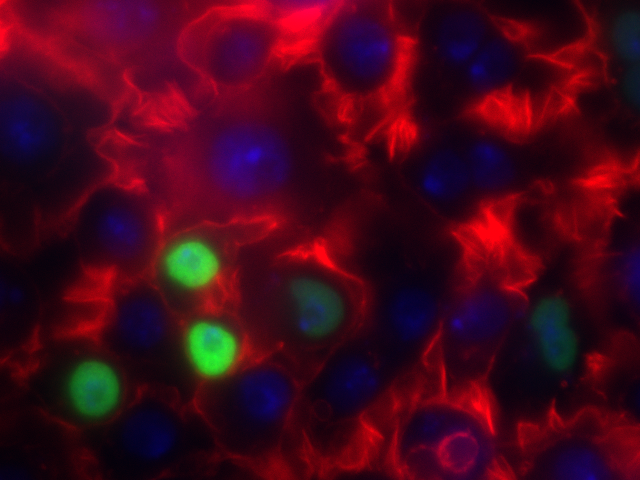
#> input picture notes/image1.tif, 640 x 480 px
$ jupyter execute bioimaging.ipynb   (shell and % lines are left out)
#> lines starting #> are read from the running program, lines starting #| are printed output that depends on the picture; after the words box and inside, x2 and y2 are one past the last pixel; in counts of white or black regions, pixels touching at a corner belong together
# Imaging

## 11/10/2022

<a href="?print-pdf">print view</a>

# Images

Images are composed of *pixels* (pix - picture, el - element).

In a grayscale image the pixel contains the intensity. Depending on the image format this may range from 0-1, 0-255, or be any floating point number.

In a color image a pixel is (usually) a triple (red,green,blue) of color values where each color intensity ranges from 0-255 (24-bit color).

# A slightly irrelevant aside
### Or, how to count with 16 fingers

It is very common for RGB color values to be represented in hexadecimal (e.g., HTML).

Hexadecimal number are usually indicated with a `0x` or `#` prefix.

In hexadecimal, each digit can take one of 16 values (as opposed to 10).  This means that each color can be represented with two digits (16\*16 = 256)

https://www.youtube.com/watch?v=ffB0Je-xjKg

<table>
<thead><th>Hex</th><th>Dec</th></thead>
<tr><td>A</td><td>10</td></tr>
<tr><td>B</td><td>11</td></tr>
<tr><td>C</td><td>12</td></tr>
<tr><td>D</td><td>13</td></tr>
<tr><td>E</td><td>14</td></tr>
<tr><td>F</td><td>15</td></tr>
</table>

# Answers

[cell 1]
print(0x1f, 0xfe)

`<div style="color: #ff00ff">Hello</div>`
<div style="color: #ff00ff">Hello</div>

# PIL - The Python Image Library

[documentation](http://effbot.org/imagingbook/pil-index.htm)

The Python Imaging Library provides the ability to read, write an manipulate images in all the common formats.  Some key modules:

 * PIL.Image - primary Image object
 * PIL.ImageChops - channel operations, for blending two images
 * PIL.ImageEnhance - enhance your photos (sharpness, contrast, ...)
 * PIL.ImageFilter - filters (blur, smooth, sharpen, ...)
 * PIL.ImageOps - assorted operations (resizing, equalize, autocontrast, ...)
 * PIL.ImageStat - statistics on image (min, max, ...)

# History

Despite being a popular package, PIL development stopped in 2011 with no new releases since 2009.

**Pillow** is a fork of PIL that is fully backwards compatible and updated (and is what you are actually using rather than the original PIL).

https://python-pillow.org

# Setup...

Download: http://bits.csb.pitt.edu/images/image1.tif

[cell 2]
import matplotlib.pyplot as plt
import matplotlib.cm as cm
import numpy as np

[cell 3]
from PIL import Image
im = Image.open('image1.tif')
#> im is the input picture: PIL image 640x480 RGB; mean R, G, B 67, 7.3, 26.3
im

<font color="red">Actin</font>
<font color="green">HSP27</font>
<font color="blue">DAPI</font>

# Image Methods

PIL refers to the different color channels as *bands*.

[cell 4]
im.getbands()
#> Out = ('R', 'G', 'B')

You can split a color image into it's separate bands.

[cell 5]
(r,g,b) = im.split()
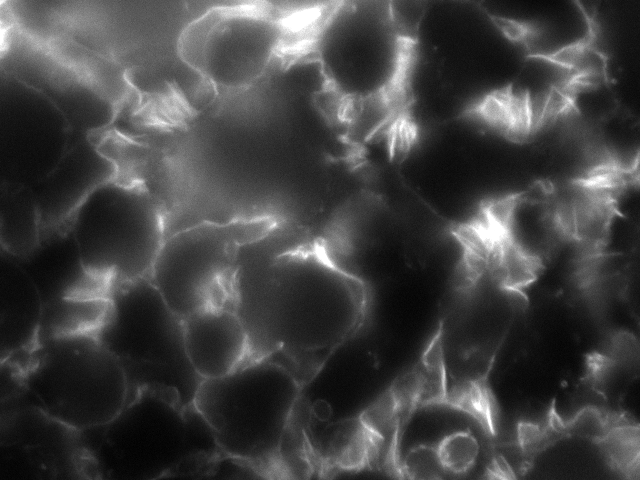
#> r: PIL image 640x480 L; min 0, max 255, mean 67
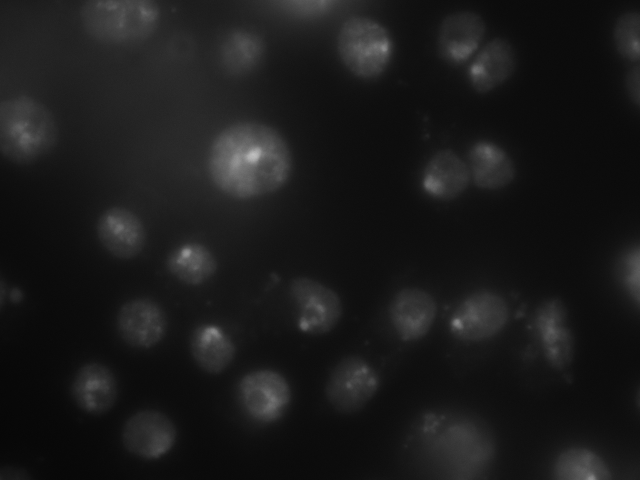
#> b: PIL image 640x480 L; min 6, max 192, mean 26.3
r

## Green

[cell 6]
g

# Blue

[cell 7]
b

**Image analysis is usually done on a single channel** Why?

# Converting Image Types

We can convert to grayscale ('L' - luminance)

[cell 8]
grey = im.convert('L')
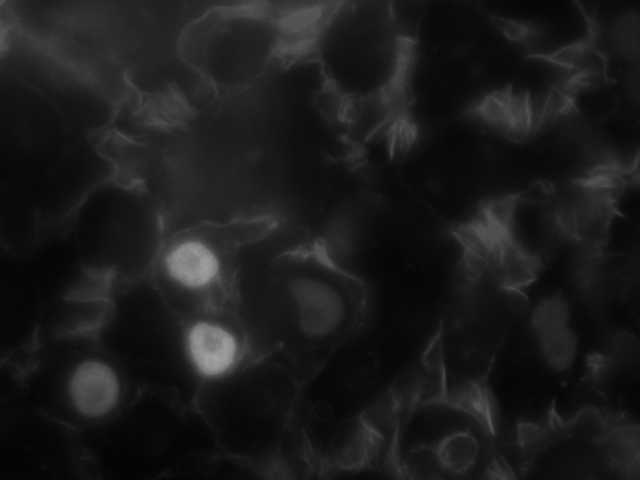
#> grey: PIL image 640x480 L; min 2, max 165, mean 27.3
grey

# Getting Pixels

[cell 9]
im.size
#> Out = (640, 480)

[cell 10]
im.getpixel((320,240))
#> Out = (159, 3, 18)

# Setting Pixels

To get/set pixels directly, first load the pixel map of an image.

[cell 11]
cp = im.copy()
pixels = cp.load()

for i in range(cp.size[0]):
    for j in range(120,130):
        pixels[i,j] = (255,0,255)

cp
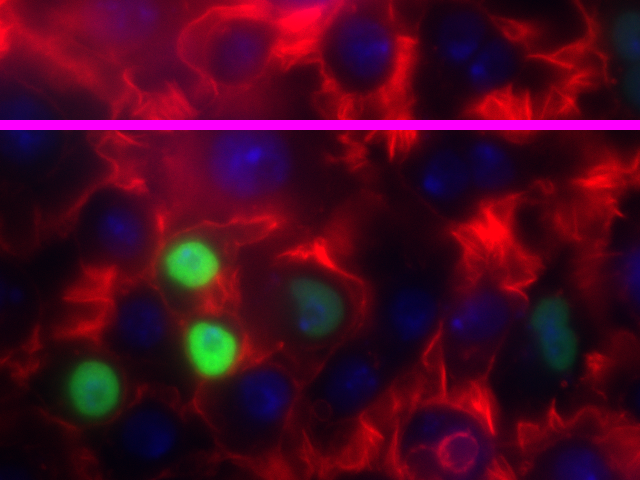
#> Out: PIL image 640x480 RGB; mean R, G, B 70.6, 7.2, 31

# Getting all the pixels

Can convert to `numpy` array - first dimension (rows) will be y-axis

[cell 12]
np.array(im).shape
#> Out = (480, 640, 3)

[cell 13]
np.array(im)[240,320]
#> Out = [159, 3, 18]

Can get all the pixels in a flat list

[cell 14]
list(im.getdata())

## Let's say we want the max value in blue channel

[cell 15]
max(b.getdata())
#> Out = 192

[cell 16]
print(np.array(b).max())
#| 192
print(np.array(b).shape)
#| (480, 640)

[cell 17]
from PIL import ImageStat
stat = ImageStat.Stat(b)
stat.extrema
#> Out = [(6, 192)]

# Histograms

[cell 18]
bins=np.linspace(0,255,25)
plt.hist(r.getdata(),alpha=0.2,color='#ff0000',bins=bins)
plt.hist(g.getdata(),alpha=0.2,color='#00ff00',bins=bins)
plt.hist(b.getdata(),alpha=0.2,color='#0000ff',bins=bins)
plt.show()
#> figure, not shown here; tallest bar 40048 high, from x = 10.62 to 21.25; tallest bar 279564 high, from x = 0 to 10.62; tallest bar 158854 high, from x = 10.62 to 21.25

# More Histograms

[cell 19]
print(r.histogram()[:20])
#| [6, 14, 62, 172, 316, 517, 772, 1021, 1206, 1361, 1636, 2009, 2383, 2726, 3149, 3529, 3948, 4202, 4524, 4574]
print(len(r.histogram()))
#| 256

[cell 20]
plt.plot(r.histogram(),'r')
plt.plot(g.histogram(),'g')
plt.plot(b.histogram(),'b')
plt.ylim((0,24000))
#> figure, not shown here; curve peaks at x = 19, y = 4574; curve peaks at x = 1, y = 125932; curve peaks at x = 12, y = 24759

What does the red peak at 255 mean?

# Equalization

Equalization attempts to normalizes the image histogram to create a uniform distribution of grayscale values.  This makes it easier to see differences, but distorts the meaning of the intensities (the transformation is non-linear).

[cell 21]
from PIL import ImageOps
beq = ImageOps.equalize(b)
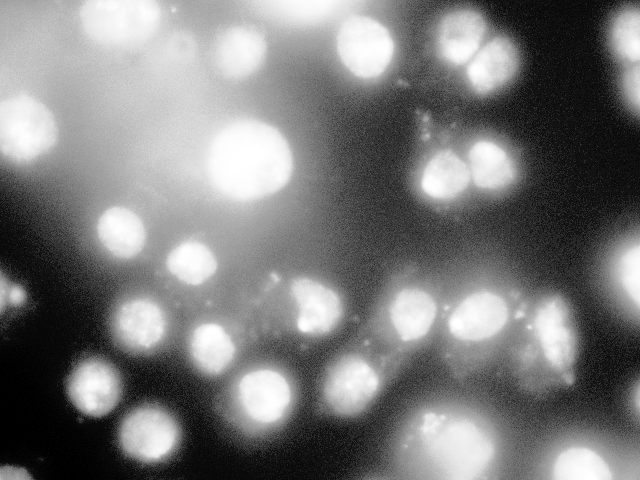
#> beq: PIL image 640x480 L; min 0, max 255, mean 123.4
f = plt.figure(figsize=(12,6)); f.add_subplot(1, 2, 1)
plt.imshow(np.array(b),cmap = cm.magma_r); f.add_subplot(1, 2, 2)
plt.imshow(np.array(beq),cmap = cm.magma_r);

# Equalization

[cell 22]
plt.plot(b.histogram(),'r')
plt.plot(beq.histogram(),'k')
#> figure, not shown here; curve peaks at x = 12, y = 24759; curve peaks at x = 19, y = 24759

# Autocontrast

Maximize (normalize) image contrast. This function calculates a histogram of the input image, removes a cutoff percent of the lightest and darkest pixels from the histogram, and remaps the image so that the darkest remaining pixel becomes black (0), and the lightest becomes white (255).

[cell 23]
bcon = ImageOps.autocontrast(b,0.5)
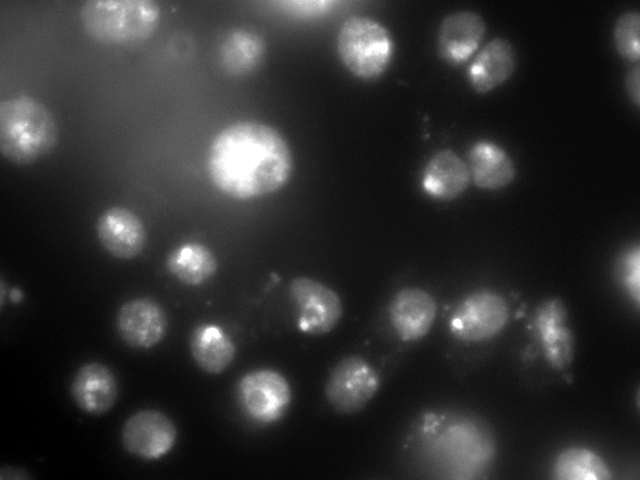
#> bcon: PIL image 640x480 L; min 0, max 255, mean 49.3
f = plt.figure(figsize=(12,6)); f.add_subplot(1, 2, 1)
plt.imshow(np.array(b),cmap = cm.magma_r); f.add_subplot(1, 2, 2)
plt.imshow(np.array(bcon),cmap = cm.magma_r);

# Autocontrast

[cell 24]
plt.plot(b.histogram(),'r')
plt.plot(bcon.histogram(),'k');
#> figure, not shown here; curve peaks at x = 12, y = 24759; curve peaks at x = 10, y = 24759

# Thresholding

The `point` function can be used to apply a function to every pixel in the image and return the transformed image.  This makes it easy to threshold images into a mask.

[cell 25]
bthresh = beq.point(lambda x: x if x > 225 else 0)
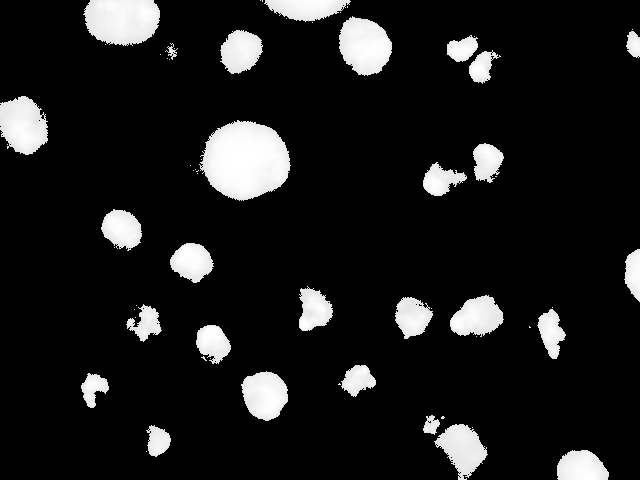
#> bthresh: PIL image 640x480 L; min 0, max 255, mean 27
f = plt.figure(figsize=(12,6)); f.add_subplot(1, 2, 1)
plt.imshow(np.array(beq),cmap = cm.Greys_r); f.add_subplot(1, 2, 2)
plt.imshow(np.array(bthresh),cmap = cm.Greys_r) ;

Looking at the thresholded image, any thoughts on how to count the number of cells?

# Project

 * How much green is there in image1 (sum of values)?
 * Get the other three images from [http://bits.csb.pitt.edu/images](http://bits.csb.pitt.edu/images)
 * How much green is there that is co-located with blue > 40? As a percentage? For each image?
 * What if we change the cutoff (40)?
 * Plot the percentage of green co-located with blue for different values of the blue cutoff for each image.

[cell 26]
print(f"Sums for R: {sum(np.array(r).flatten())}, G: {sum(np.array(g).flatten())}, B: {sum(np.array(b).flatten())}")
#| Sums for R: 20590309, G: 2241565, B: 8077411

[cell 27]
im = Image.open('image1.tif')
im

[cell 28]
(r2,g2,b2) = im.split()
r2

[cell 29]
threshold = 40
bthresh2 = b2.point(lambda x: x if x > threshold else 0)
f = plt.figure(figsize=(12,6)); f.add_subplot(1, 2, 1)
plt.imshow(np.array(b2),cmap = cm.Greys_r); f.add_subplot(1, 2, 2)
plt.imshow(np.array(bthresh2),cmap = cm.Greys_r) ;

[cell 30]
g2

[cell 31]
b2

[cell 32]
from PIL import ImageChops

threshold = 40
bthresh2 = b2.point(lambda x: x if x > threshold else 0)

mult = ImageChops.multiply(g2,bthresh2)
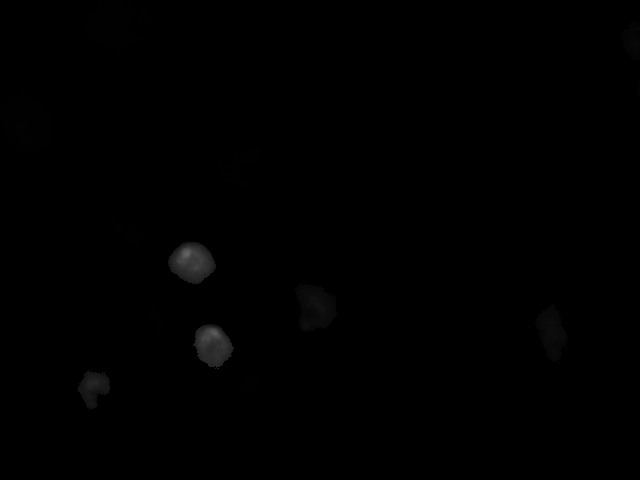
#> mult: PIL image 640x480 L; min 0, max 100, mean 0.6
mult

[cell 33]
gtot = float(sum(np.array(g2,dtype=bool).flatten()))
#> gtot = 306023
xs = [0,40,80,120,160,200,240]
ys = []
for threshold in xs:
    bthresh2 = b2.point(lambda x: 255 if x > threshold else 0)
    mult = ImageChops.multiply(g2,bthresh2)
    coloc_pixel_count = sum(np.array(mult,dtype=bool).flatten())
    ys.append(coloc_pixel_count/gtot*100)
#> this loop made 7 passes
#> coloc_pixel_count on passes 1 to 7: 306023, 49869, 5159, 592, 97, 0, 0
#> pass 2, `bthresh2 = b2.point(lambda x: 255 if x > threshold else 0)`:
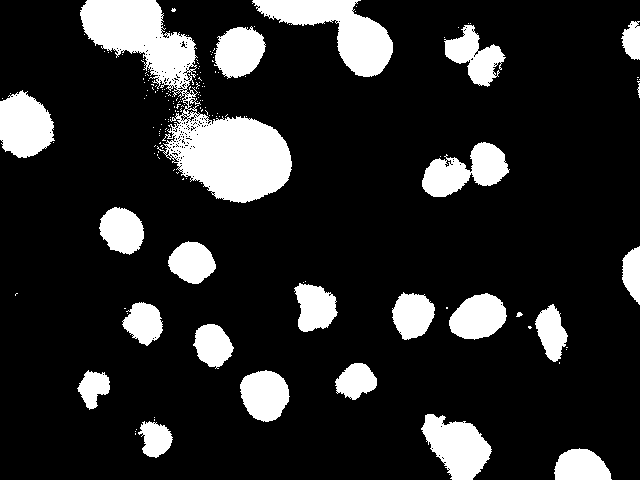
#> bthresh2: PIL image 640x480 L; 16.3% white; 168 white regions (144 under 20 px), largest, box (x1, y1, x2, y2) and area: (80, 0, 292, 203) 14052, (252, 0, 393, 77) 4687, (421, 414, 492, 480) 2873
#> after the loop, ys = [100, 16.3, 1.69, 0.193, 0.0317, 0, 0]

_ = plt.plot(xs,ys,marker="+")
_ = plt.xlabel("Threshold")
_ = plt.ylabel("Percentage colocal green pixels")
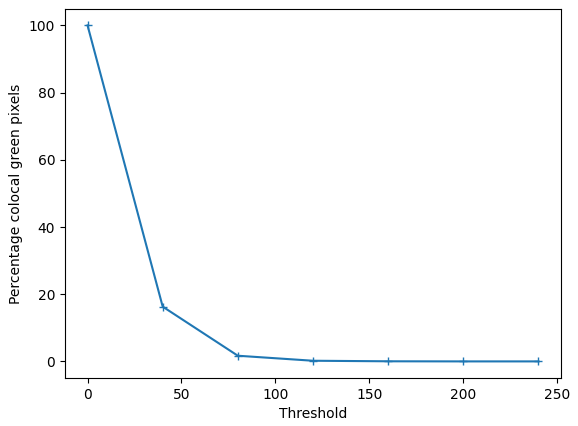
#> figure drawn by matplotlib, 1 panel

$ run again, with notes/image2.tif copied over notes/image1.tif
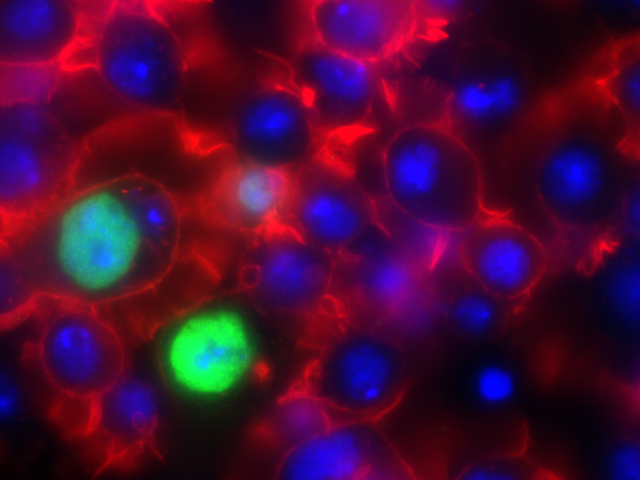
#> input picture notes/image2.tif, 640 x 480 px
#> im is the input picture: PIL image 640x480 RGB; mean R, G, B 71.7, 13, 52.5
#> `im.getbands()`: Out = ('R', 'G', 'B')
#> `im.getpixel((320,240))`: Out = (67, 7, 70)
#> `np.array(im)[240,320]`: Out = [67, 7, 70]
#> `max(b.getdata())`: Out = 255
#| 255
#| (480, 640)
#> `stat.extrema`: Out = [(0, 255)]
#| [9, 130, 343, 414, 486, 955, 1664, 1758, 1681, 1658, 1562, 1563, 1662, 1614, 1703, 1684, 1892, 2392, 3163, 3374]
#| 256
#| Sums for R: 22035117, G: 3998569, B: 16119156
#> gtot = 307118
#> the loop `for threshold in xs:` made 7 passes
#> coloc_pixel_count on passes 1 to 7: 307114, 138640, 59607, 31977, 14930, 5560, 1947
#> pass 1, `bthresh2 = b2.point(lambda x: 255 if x > threshold else 0)`:
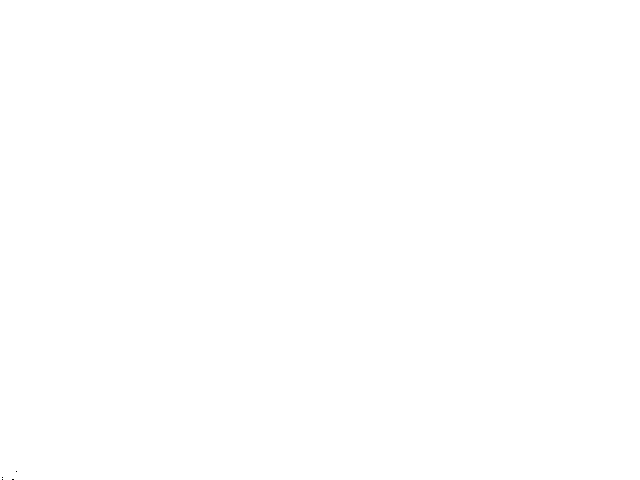
#> bthresh2: PIL image 640x480 L; 100% white; black in thin lines or dots, all inside (x1, y1, x2, y2) = (2, 471, 17, 480)
#> after the loop `for threshold in xs:`: ys = [100, 45.14, 19.41, 10.41, 4.86, 1.81, 0.634]
#> `[cell 33] gtot = float(sum(np.array(g2,dtype=bool).flatten())) xs = [0..`:
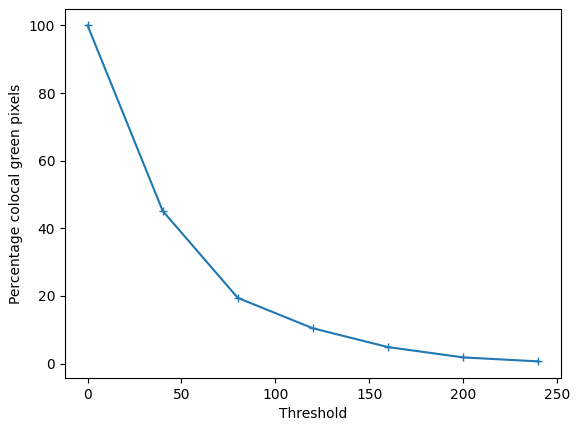
#> figure drawn by matplotlib, 1 panel

$ run again, with notes/image3.tif copied over notes/image1.tif
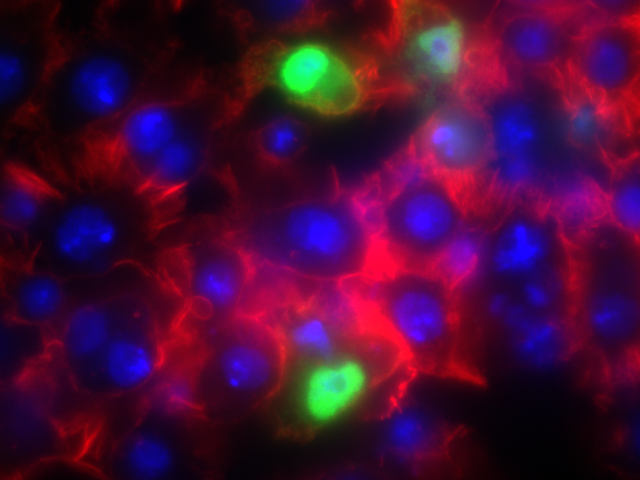
#> input picture notes/image3.tif, 640 x 480 px
#> im is the input picture: PIL image 640x480 RGB; mean R, G, B 69.7, 13.4, 54.4
#> `im.getbands()`: Out = ('R', 'G', 'B')
#> `im.getpixel((320,240))`: Out = (49, 7, 255)
#> `np.array(im)[240,320]`: Out = [49, 7, 255]
#> `max(b.getdata())`: Out = 255
#| 255
#| (480, 640)
#> `stat.extrema`: Out = [(0, 255)]
#| [11, 286, 966, 1027, 1279, 1600, 1731, 1911, 1977, 2473, 2535, 2498, 2588, 2403, 2819, 2643, 2762, 2756, 2475, 3158]
#| 256
#| Sums for R: 21396630, G: 4120230, B: 16723255
#> gtot = 307017
#> the loop `for threshold in xs:` made 7 passes
#> coloc_pixel_count on passes 1 to 7: 307009, 154954, 69797, 27550, 11835, 4385, 1868
#> after the loop `for threshold in xs:`: ys = [100, 50.47, 22.73, 8.97, 3.85, 1.43, 0.608]
#> `[cell 33] gtot = float(sum(np.array(g2,dtype=bool).flatten())) xs = [0..`:
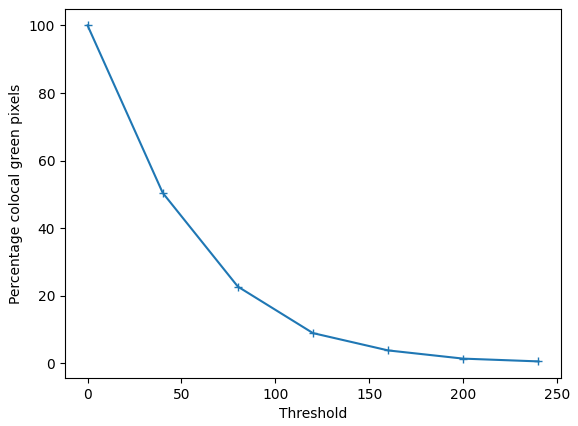
#> figure drawn by matplotlib, 1 panel
